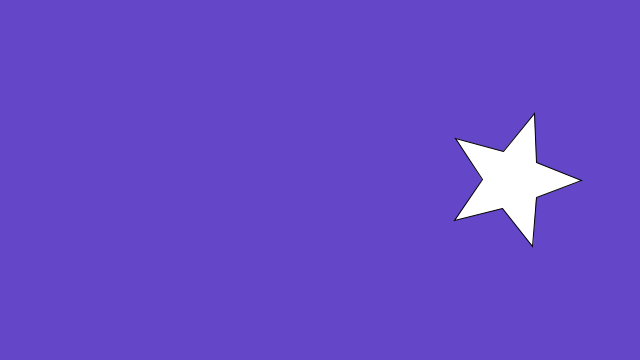
Frame 1 (no input)
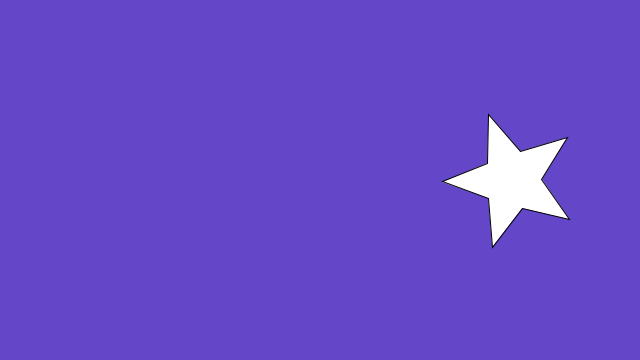
Frame 60 (the mouse pressed at the canvas centre just before this capture)
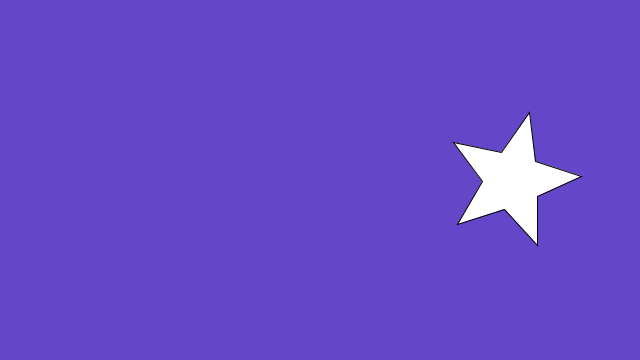
Frame 120 (the mouse held since frame 60 and released just before this capture)

The Processing sketch that drew these frames (run headless with seeded random() and noise(); from frame 60 on, the mouse is pressed at the canvas centre):

// Processing sketch: processing_145878
// ── processing_145878.pde

void setup() {
  size(640, 360);
  frameRate (60);
} 

void draw() {
  background(100, 70, 200); 
  
  
   pushMatrix();
  translate(width*0.8, height*0.5);
  rotate(frameCount / 100.0);
  star(0, 0, 30, 70, 5); 
  popMatrix();
  
 }
 
 void star(float x, float y, float radius1, float radius2, int npoints) {
  float angle = TWO_PI / npoints;
  float halfAngle = angle/2.0;
  beginShape();
  for (float a = 0; a < TWO_PI; a += angle) {
    float sx = x + cos(a) * radius2;
    float sy = y + sin(a) * radius2;
    vertex(sx, sy);
    sx = x + cos(a+halfAngle) * radius1;
    sy = y + sin(a+halfAngle) * radius1;
    vertex(sx, sy);
  }
  endShape(CLOSE);
}
